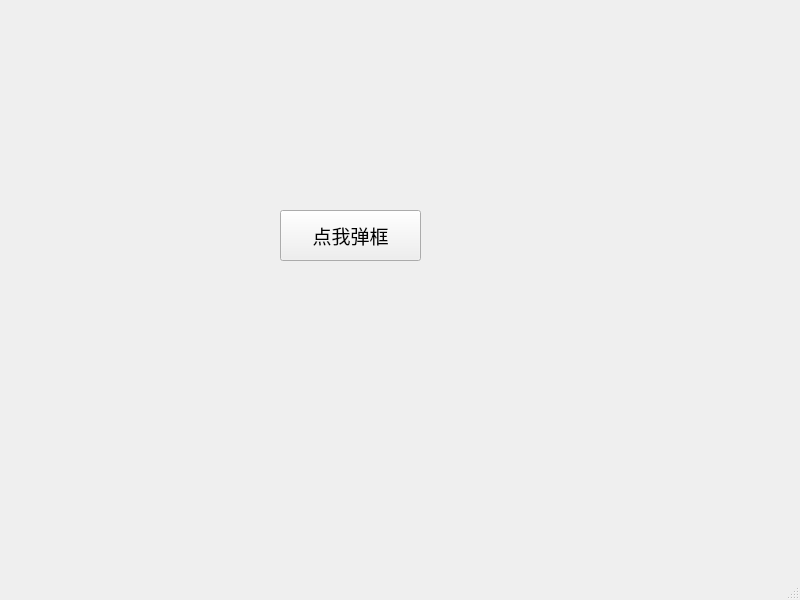
<?xml version="1.0" encoding="UTF-8"?>
<ui version="4.0">
 <class>MainWindow</class>
 <widget class="QMainWindow" name="MainWindow">
  <property name="geometry">
   <rect>
    <x>0</x>
    <y>0</y>
    <width>800</width>
    <height>600</height>
   </rect>
  </property>
  <property name="windowTitle">
   <string>MainWindow</string>
  </property>
  <widget class="QWidget" name="centralwidget">
   <widget class="QPushButton" name="pushButton">
    <property name="geometry">
     <rect>
      <x>280</x>
      <y>210</y>
      <width>141</width>
      <height>51</height>
     </rect>
    </property>
    <property name="font">
     <font>
      <family>微软雅黑</family>
      <pointsize>14</pointsize>
     </font>
    </property>
    <property name="text">
     <string>点我弹框</string>
    </property>
   </widget>
  </widget>
  <widget class="QMenuBar" name="menubar">
   <property name="geometry">
    <rect>
     <x>0</x>
     <y>0</y>
     <width>800</width>
     <height>23</height>
    </rect>
   </property>
  </widget>
  <widget class="QStatusBar" name="statusbar"/>
 </widget>
 <resources/>
 <connections>
  <connection>
   <sender>pushButton</sender>
   <signal>clicked()</signal>
   <receiver>MainWindow</receiver>
   <slot>firstPyQt5_button_click()</slot>
   <hints>
    <hint type="sourcelabel">
     <x>376</x>
     <y>258</y>
    </hint>
    <hint type="destinationlabel">
     <x>401</x>
     <y>325</y>
    </hint>
   </hints>
  </connection>
 </connections>
 <slots>
  <slot>firstPyQt5_button_click()</slot>
 </slots>
</ui>
